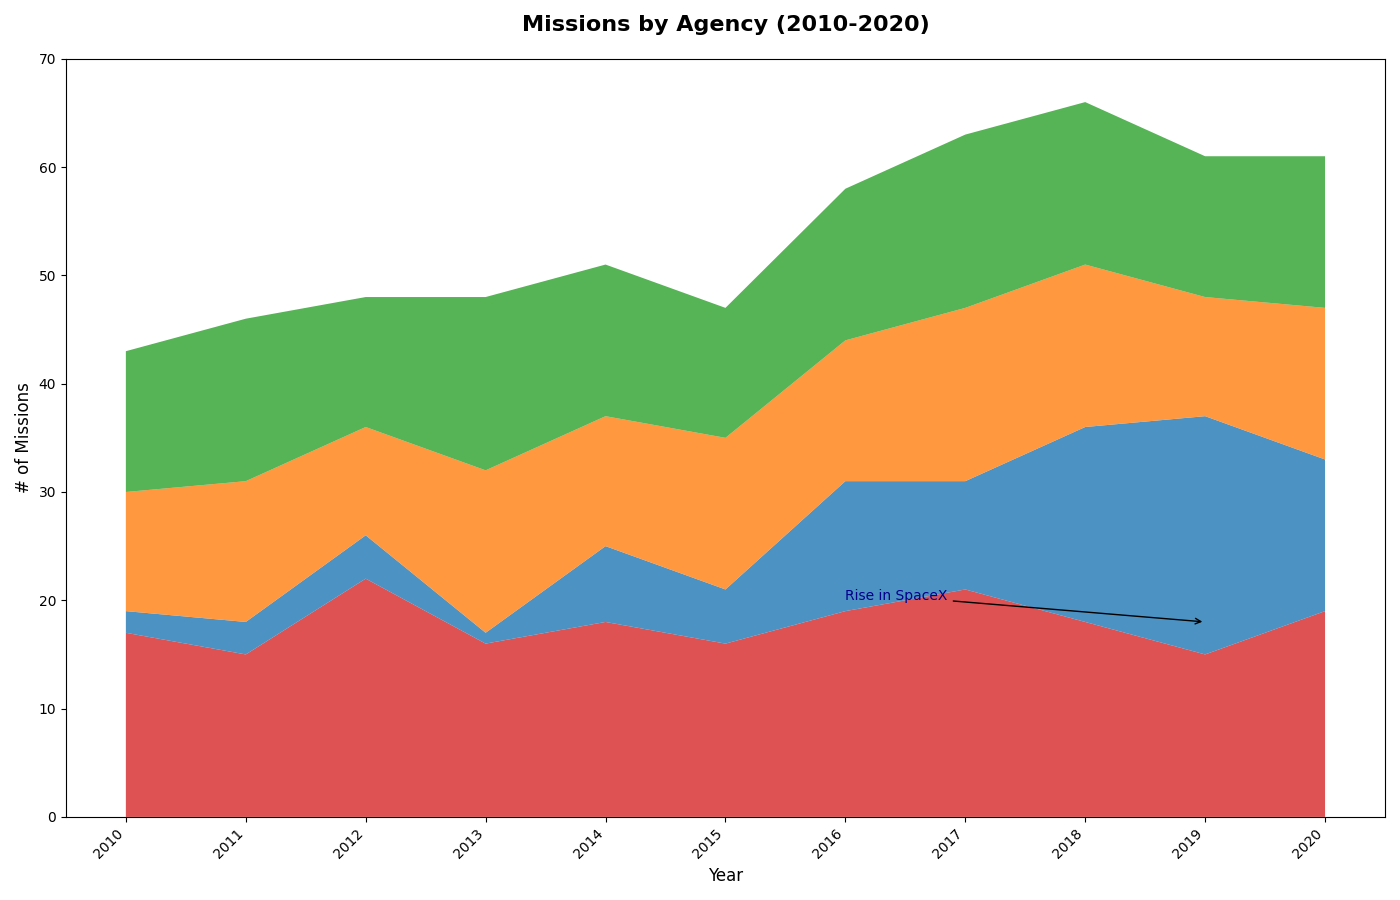

Source code (Python):
import matplotlib.pyplot as plt
import numpy as np

years = np.arange(2010, 2021)

nasa_missions = np.array([17, 15, 22, 16, 18, 16, 19, 21, 18, 15, 19])
spacex_missions = np.array([2, 3, 4, 1, 7, 5, 12, 10, 18, 22, 14])
esa_missions = np.array([11, 13, 10, 15, 12, 14, 13, 16, 15, 11, 14])
roscosmos_missions = np.array([13, 15, 12, 16, 14, 12, 14, 16, 15, 13, 14])

data = np.vstack([nasa_missions, spacex_missions, esa_missions, roscosmos_missions])

fig, ax = plt.subplots(figsize=(14, 9))

colors = ['#d62728', '#1f77b4', '#ff7f0e', '#2ca02c']

ax.stackplot(years, data, colors=colors, alpha=0.8)

ax.annotate('Rise in SpaceX', xy=(2019, 18), xytext=(2016, 20),
            arrowprops=dict(facecolor='black', arrowstyle='->'), fontsize=10, color='darkblue')

ax.set_title('Missions by Agency (2010-2020)', fontsize=16, fontweight='bold', pad=20)
ax.set_xlabel('Year', fontsize=12)
ax.set_ylabel('# of Missions', fontsize=12)
ax.set_xticks(years)
ax.set_yticks(np.arange(0, 71, 10))
ax.set_ylim(0, 70)

plt.xticks(rotation=45, ha='right')

plt.tight_layout()

plt.show()
